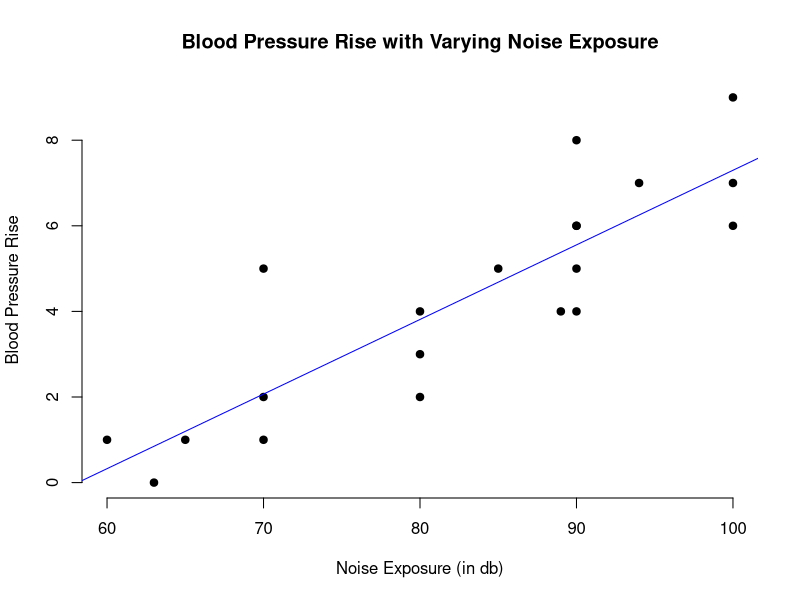
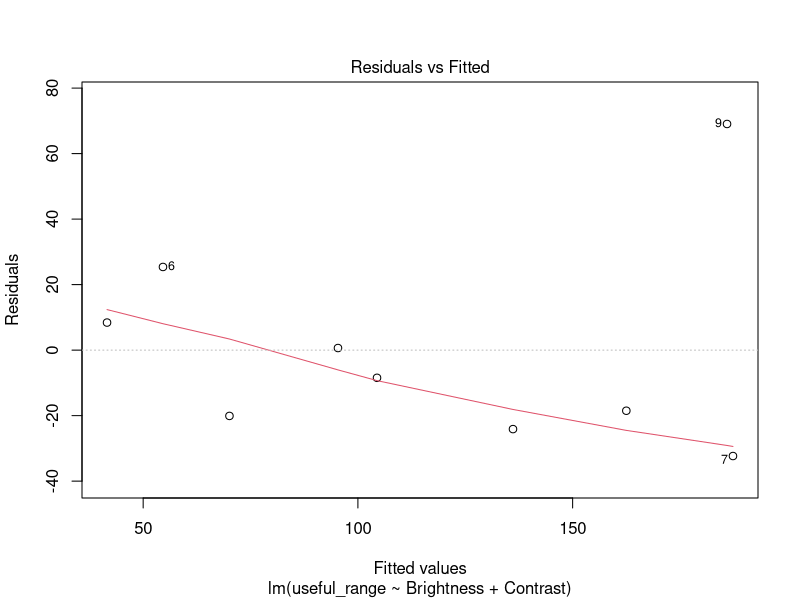
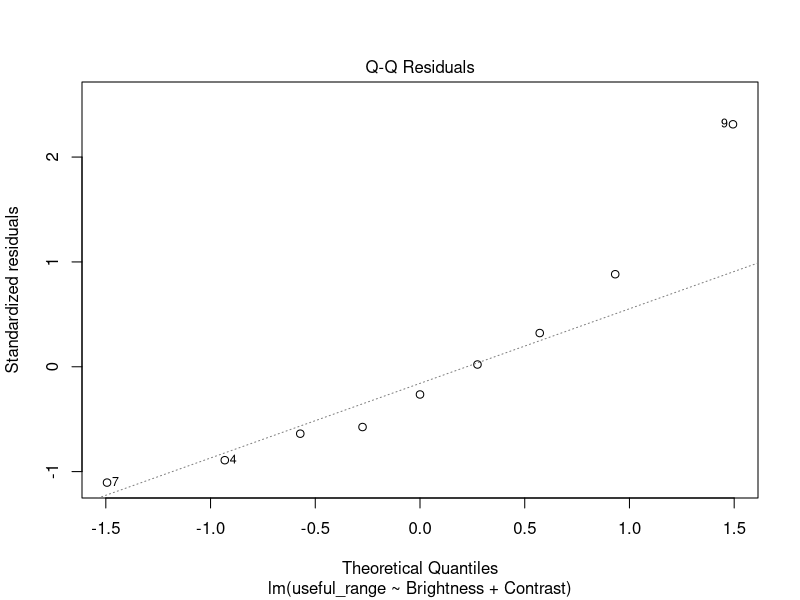
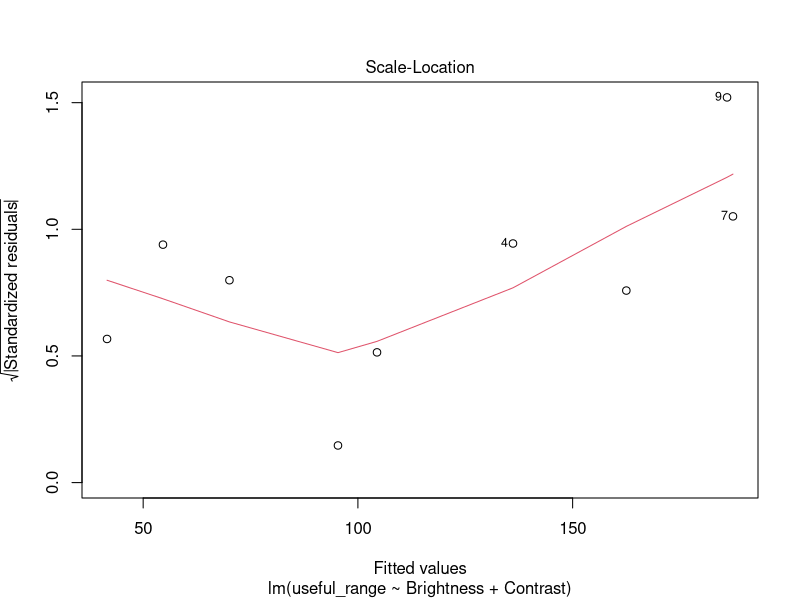
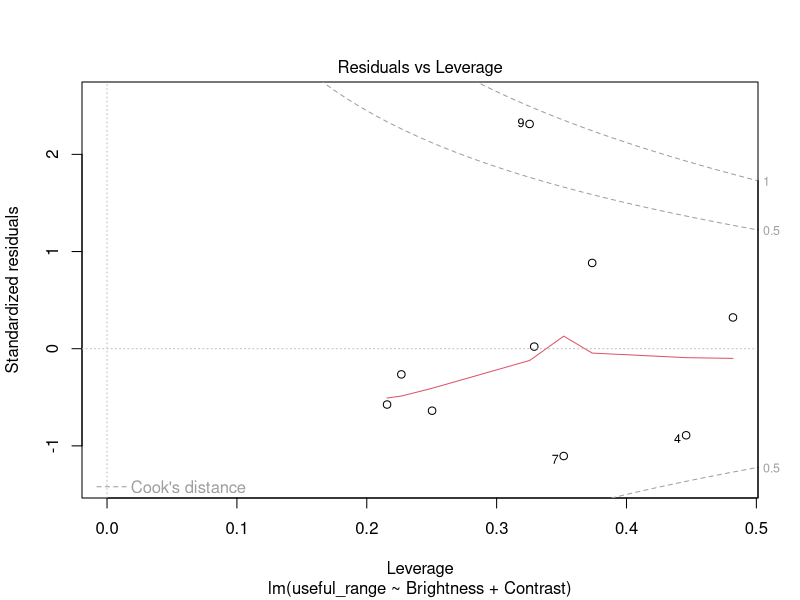

Reproduce these figures in R, in order.
## ---- chunk 1
BP_data = read.csv("bp2.csv")

# Add regression line
plot(BP_data$ne,BP_data$bpr, main = "Blood Pressure Rise with Varying Noise Exposure",
     xlab = "Noise Exposure (in db)", ylab = "Blood Pressure Rise",
     pch = 19, frame = FALSE)
abline(lm(BP_data$bpr ~ BP_data$ne, data = BP_data), col = "blue")
## ---- chunk 2
linearMod <- lm(BP_data$bpr ~ BP_data$ne, data=BP_data)
summary(linearMod)
## ---- chunk 3
optic_data = read.csv("optic.csv")

model <- lm(range ~ bright + contrast, data = optic_data)
summary(model)
## ---- chunk 4
data2 <- read.csv("Study2Data2.csv", header =TRUE)
attach(data2)
model2<-lm(useful_range ~ Brightness + Contrast)
summary(model2)
plot(model2)
